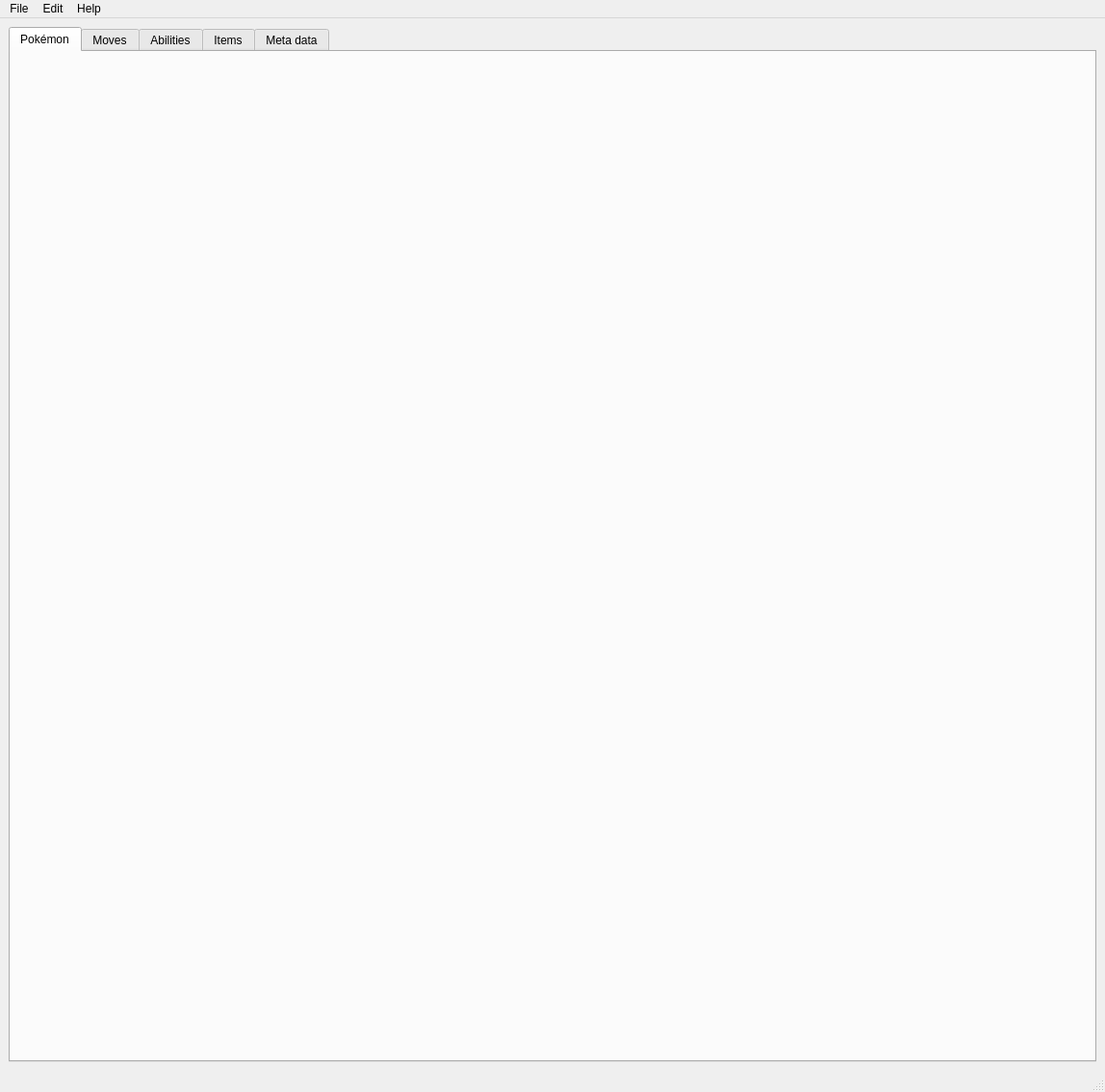
<?xml version="1.0" encoding="UTF-8"?>
<ui version="4.0">
 <class>MainWindow</class>
 <widget class="QMainWindow" name="MainWindow">
  <property name="geometry">
   <rect>
    <x>0</x>
    <y>0</y>
    <width>1148</width>
    <height>1135</height>
   </rect>
  </property>
  <property name="windowTitle">
   <string>MainWindow</string>
  </property>
  <widget class="QWidget" name="centralwidget">
   <layout class="QHBoxLayout" name="horizontalLayout_11">
    <item>
     <widget class="QTabWidget" name="tabWidget">
      <property name="currentIndex">
       <number>0</number>
      </property>
      <widget class="QWidget" name="_tab_pokemon">
       <attribute name="title">
        <string>Pokémon</string>
       </attribute>
       <layout class="QHBoxLayout" name="tab_pokemon_layout"/>
      </widget>
      <widget class="QWidget" name="_tab_move">
       <attribute name="title">
        <string>Moves</string>
       </attribute>
       <layout class="QVBoxLayout" name="tab_move_layout"/>
      </widget>
      <widget class="QWidget" name="_tab_abilities">
       <attribute name="title">
        <string>Abilities</string>
       </attribute>
       <layout class="QHBoxLayout" name="tab_abilities_layout"/>
      </widget>
      <widget class="QWidget" name="_tab_items">
       <attribute name="title">
        <string>Items</string>
       </attribute>
       <layout class="QHBoxLayout" name="tab_items_layout"/>
      </widget>
      <widget class="QWidget" name="_tab_settings">
       <attribute name="title">
        <string>Meta data</string>
       </attribute>
       <layout class="QHBoxLayout" name="tab_settings_layout"/>
      </widget>
     </widget>
    </item>
   </layout>
  </widget>
  <widget class="QMenuBar" name="menubar">
   <property name="geometry">
    <rect>
     <x>0</x>
     <y>0</y>
     <width>1148</width>
     <height>22</height>
    </rect>
   </property>
   <widget class="QMenu" name="menuFile">
    <property name="title">
     <string>File</string>
    </property>
    <addaction name="actionOpen"/>
    <addaction name="actionSave"/>
    <addaction name="actionSave_As"/>
    <addaction name="actionValidate"/>
    <addaction name="separator"/>
    <addaction name="actionNew_Pokemon"/>
    <addaction name="actionNew_Move"/>
    <addaction name="actionNew_Ability"/>
    <addaction name="actionNew_Item"/>
    <addaction name="separator"/>
    <addaction name="actionOpen_Standard_Pokemon"/>
    <addaction name="actionOpen_Move"/>
    <addaction name="actionOpen_Ability"/>
    <addaction name="actionOpen_Item"/>
    <addaction name="separator"/>
    <addaction name="actionExit"/>
   </widget>
   <widget class="QMenu" name="menuHelp">
    <property name="title">
     <string>Help</string>
    </property>
    <addaction name="actionAbout_Hp_Calculation"/>
   </widget>
   <widget class="QMenu" name="menuEdit">
    <property name="title">
     <string>Edit</string>
    </property>
    <addaction name="actionRestore_window_size"/>
    <addaction name="actionDark_Theme"/>
    <addaction name="actionLight_Theme"/>
    <addaction name="separator"/>
    <addaction name="actionStat_Calculator"/>
   </widget>
   <addaction name="menuFile"/>
   <addaction name="menuEdit"/>
   <addaction name="menuHelp"/>
  </widget>
  <widget class="QStatusBar" name="statusbar"/>
  <action name="actionNew_Pokemon">
   <property name="text">
    <string>New Pokemon</string>
   </property>
  </action>
  <action name="actionNew_Move">
   <property name="text">
    <string>New Move</string>
   </property>
  </action>
  <action name="actionNew_Ability">
   <property name="text">
    <string>New Ability</string>
   </property>
  </action>
  <action name="actionExit">
   <property name="text">
    <string>Quit</string>
   </property>
  </action>
  <action name="actionOpen_Standard_Pokemon">
   <property name="text">
    <string>Open Pokemon</string>
   </property>
  </action>
  <action name="actionOpen_Move">
   <property name="text">
    <string>Open Move</string>
   </property>
  </action>
  <action name="actionOpen">
   <property name="text">
    <string>Open...</string>
   </property>
   <property name="shortcut">
    <string>Ctrl+O</string>
   </property>
  </action>
  <action name="actionSave">
   <property name="text">
    <string>Save</string>
   </property>
   <property name="shortcut">
    <string>Ctrl+S</string>
   </property>
  </action>
  <action name="actionOpen_Ability">
   <property name="text">
    <string>Open Ability</string>
   </property>
  </action>
  <action name="actionAbout_Hp_Calculation">
   <property name="text">
    <string>About Hp Calculation</string>
   </property>
  </action>
  <action name="actionSave_As">
   <property name="text">
    <string>Save As...</string>
   </property>
  </action>
  <action name="actionValidate">
   <property name="text">
    <string>Validate</string>
   </property>
  </action>
  <action name="actionRestore_window_size">
   <property name="text">
    <string>Restore window size</string>
   </property>
   <property name="shortcut">
    <string>Ctrl+R</string>
   </property>
  </action>
  <action name="actionDark_Theme">
   <property name="checkable">
    <bool>true</bool>
   </property>
   <property name="checked">
    <bool>true</bool>
   </property>
   <property name="text">
    <string>Dark Theme</string>
   </property>
  </action>
  <action name="actionLight_Theme">
   <property name="checkable">
    <bool>true</bool>
   </property>
   <property name="text">
    <string>Light Theme</string>
   </property>
  </action>
  <action name="actionNew_Item">
   <property name="text">
    <string>New Item</string>
   </property>
  </action>
  <action name="actionOpen_Item">
   <property name="text">
    <string>Open Item</string>
   </property>
  </action>
  <action name="actionStat_Calculator">
   <property name="text">
    <string>Stat Calculator</string>
   </property>
  </action>
 </widget>
 <tabstops>
  <tabstop>tabWidget</tabstop>
 </tabstops>
 <resources/>
 <connections/>
</ui>
